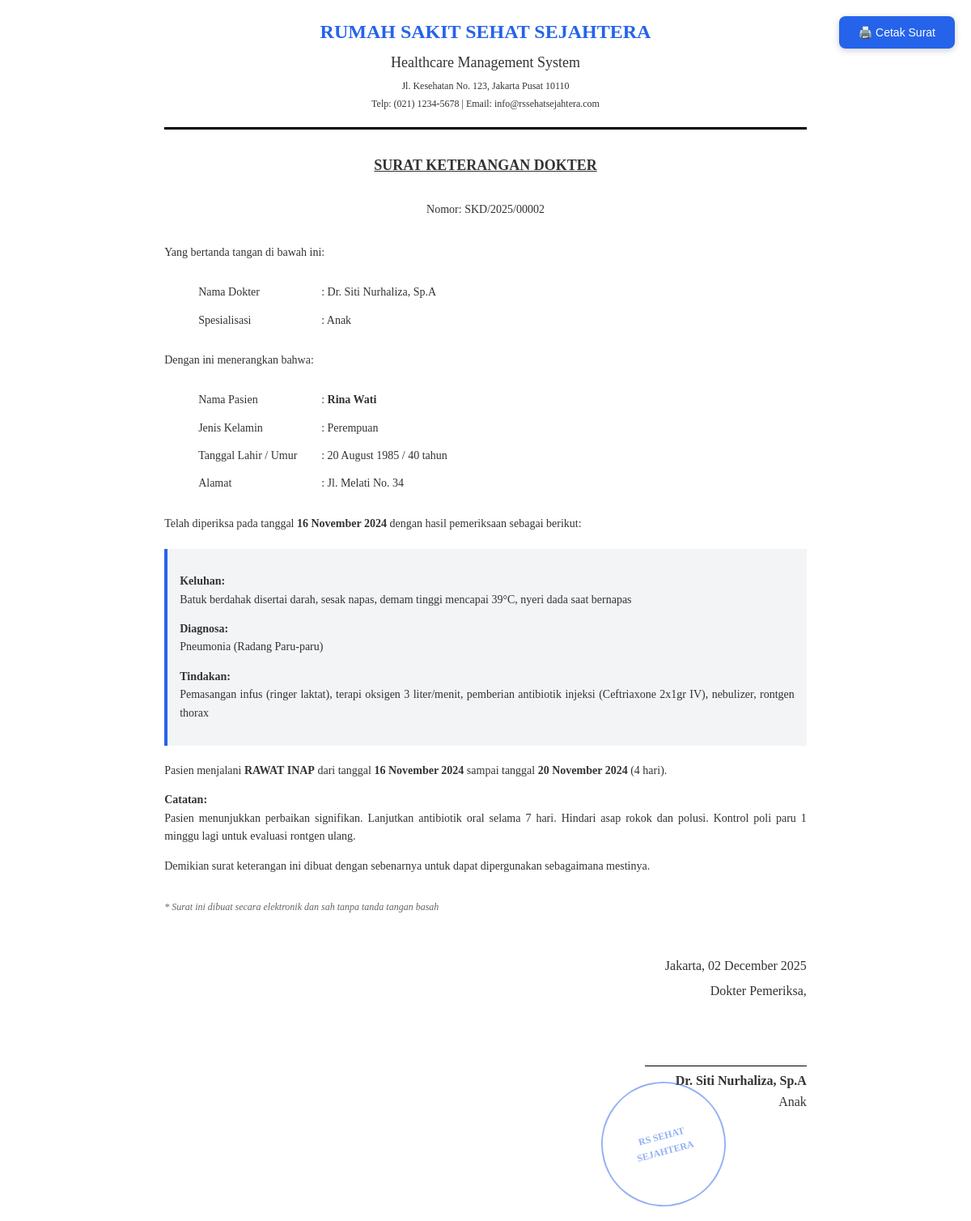
Screenshot of /pages/rekam_medis/surat.php?id=2 with the database file from the repository.
### tables this page shows
CREATE TABLE rekam_medis (
    id_rekam INT PRIMARY KEY AUTO_INCREMENT,
    id_pasien INT NOT NULL,
    id_dokter INT NOT NULL,
    tanggal_periksa DATE NOT NULL,
    jenis_perawatan ENUM('Rawat Jalan', 'Rawat Inap') NOT NULL DEFAULT 'Rawat Jalan',
    tanggal_masuk DATE NULL,
    tanggal_keluar DATE NULL,
    lama_rawat INT DEFAULT 0,
    keluhan TEXT NOT NULL,
    diagnosa TEXT NOT NULL,
    tindakan TEXT,
    id_obat INT,
    jumlah_obat INT DEFAULT 0,
    biaya_konsultasi DECIMAL(10,2) DEFAULT 150000,
    biaya_rawat_inap DECIMAL(10,2) DEFAULT 0,
    biaya_obat DECIMAL(10,2) DEFAULT 0,
    biaya_total DECIMAL(10,2),
    status_pembayaran ENUM('Lunas', 'Belum Lunas') DEFAULT 'Belum Lunas',
    catatan_dokter TEXT,
    created_at TIMESTAMP DEFAULT CURRENT_TIMESTAMP,
    FOREIGN KEY (id_pasien) REFERENCES pasien(id_pasien) ON DELETE CASCADE,
    FOREIGN KEY (id_dokter) REFERENCES dokter(id_dokter) ON DELETE CASCADE,
    FOREIGN KEY (id_obat) REFERENCES obat(id_obat) ON DELETE SET NULL
);

CREATE TABLE dokter (
    id_dokter INT PRIMARY KEY AUTO_INCREMENT,
    nama_dokter VARCHAR(100) NOT NULL,
    spesialisasi VARCHAR(100) NOT NULL,
    no_telp VARCHAR(15),
    alamat TEXT,
    created_at TIMESTAMP DEFAULT CURRENT_TIMESTAMP
);

CREATE TABLE pasien (
    id_pasien INT PRIMARY KEY AUTO_INCREMENT,
    nama_pasien VARCHAR(100) NOT NULL,
    tanggal_lahir DATE NOT NULL,
    jenis_kelamin ENUM('Laki-laki', 'Perempuan') NOT NULL,
    no_telp VARCHAR(15),
    alamat TEXT,
    created_at TIMESTAMP DEFAULT CURRENT_TIMESTAMP
);

### pages/rekam_medis/surat.php (the view, shortened to what this page needs)
<?php
require_once '../../config/database.php';
$id = isset($_GET['id']) ? (int)$_GET['id'] : 0;
$query = "SELECT rm.*,
          p.nama_pasien, p.tanggal_lahir, p.jenis_kelamin, p.alamat as alamat_pasien,
          d.nama_dokter, d.spesialisasi
          FROM rekam_medis rm
          LEFT JOIN pasien p ON rm.id_pasien = p.id_pasien
          LEFT JOIN dokter d ON rm.id_dokter = d.id_dokter
          WHERE rm.id_rekam = $id";
$result = $conn->query($query);
$data = $result->fetch_assoc();
$umur = date_diff(date_create($data['tanggal_lahir']), date_create('today'))->y;
$no_surat = 'SKD/' . date('Y') . '/' . str_pad($id, 5, '0', STR_PAD_LEFT);
?>
<!DOCTYPE html>
<html lang="id">
<head>
</head>
<body>
    <button onclick="window.print()" class="button-print no-print">
        🖨️ Cetak Surat
    </button>
    <div class="header">
        <h1>RUMAH SAKIT SEHAT SEJAHTERA</h1>
        <h2>Healthcare Management System</h2>
        <p>Jl. Kesehatan No. 123, Jakarta Pusat 10110</p>
        <p>Telp: (021) 1234-5678 | Email: info@rssehatsejahtera.com</p>
    </div>
    <div class="title">
        <h3>SURAT KETERANGAN DOKTER</h3>
    </div>
    <div class="nomor">
        Nomor: <?= $no_surat ?>
    </div>
    <div class="content">
        <p>Yang bertanda tangan di bawah ini:</p>
        <div class="data-pasien">
            <table>
                <tr>
                    <td>Nama Dokter</td>
                    <td>: <?= htmlspecialchars($data['nama_dokter']) ?></td>
                </tr>
                <tr>
                    <td>Spesialisasi</td>
                    <td>: <?= htmlspecialchars($data['spesialisasi']) ?></td>
                </tr>
            </table>
        </div>
        <p>Dengan ini menerangkan bahwa:</p>
        <div class="data-pasien">
            <table>
                <tr>
                    <td>Nama Pasien</td>
                    <td>: <strong><?= htmlspecialchars($data['nama_pasien']) ?></strong></td>
                </tr>
                <tr>
                    <td>Jenis Kelamin</td>
                    <td>: <?= $data['jenis_kelamin'] ?></td>
                </tr>
                <tr>
                    <td>Tanggal Lahir / Umur</td>
                    <td>: <?= date('d F Y', strtotime($data['tanggal_lahir'])) ?> / <?= $umur ?> tahun</td>
                </tr>
                <tr>
                    <td>Alamat</td>
                    <td>: <?= htmlspecialchars($data['alamat_pasien']) ?></td>
                </tr>
            </table>
        </div>
        <p>Telah diperiksa pada tanggal <strong><?= date('d F Y', strtotime($data['tanggal_periksa'])) ?></strong> dengan hasil pemeriksaan sebagai berikut:</p>
        <div class="diagnosa-box">
            <p><strong>Keluhan:</strong><br>
            <?= nl2br(htmlspecialchars($data['keluhan'])) ?></p>
            <p style="margin-top: 10px;"><strong>Diagnosa:</strong><br>
            <?= nl2br(htmlspecialchars($data['diagnosa'])) ?></p>
            <?php if($data['tindakan']): ?>
            <p style="margin-top: 10px;"><strong>Tindakan:</strong><br>
            <?= nl2br(htmlspecialchars($data['tindakan'])) ?></p>
            <?php endif; ?>
        </div>
        <?php if($data['jenis_perawatan'] == 'Rawat Inap'): ?>
        <p>Pasien menjalani <strong>RAWAT INAP</strong> dari tanggal <strong><?= date('d F Y', strtotime($data['tanggal_masuk'])) ?></strong>
        <?php if($data['tanggal_keluar']): ?>
        sampai tanggal <strong><?= date('d F Y', strtotime($data['tanggal_keluar'])) ?></strong>
        (<?= $data['lama_rawat'] ?> hari).
        <?php else: ?>
        dan masih dalam perawatan.
        <?php endif; ?>
        </p>
        <?php else: ?>
        <p>Pasien menjalani <strong>RAWAT JALAN</strong>.</p>
        <?php endif; ?>
        <?php if($data['catatan_dokter']): ?>
        <p><strong>Catatan:</strong><br>
        <?= nl2br(htmlspecialchars($data['catatan_dokter'])) ?></p>
        <?php endif; ?>
        <p>Demikian surat keterangan ini dibuat dengan sebenarnya untuk dapat dipergunakan sebagaimana mestinya.</p>
    </div>
    <div class="footer-note">
        * Surat ini dibuat secara elektronik dan sah tanpa tanda tangan basah
    </div>
    <div class="signature">
        <div class="signature-box">
            <p style="margin: 0;">Jakarta, <?= date('d F Y') ?></p>
            <p style="margin: 5px 0 0 0;">Dokter Pemeriksa,</p>
            <div style="position: relative;">
                <div class="stamp no-print">
                    RS SEHAT<br>SEJAHTERA
                </div>
                <div class="signature-line">
                    <strong><?= htmlspecialchars($data['nama_dokter']) ?></strong><br>
                    <?= htmlspecialchars($data['spesialisasi']) ?>
                </div>
            </div>
        </div>
    </div>
</body>
</html>

### pages/rekam_medis/surat.php (style rules this page uses)
body { font-family: 'Times New Roman', Times, serif; line-height: 1.6; color: #333; max-width: 21cm; margin: 0 auto; padding: 20px; }
.header { text-align: center; border-bottom: 3px solid #000; padding-bottom: 15px; margin-bottom: 30px; }
.header h1 { margin: 0; font-size: 24px; color: #2563eb; }
.header h2 { margin: 5px 0; font-size: 18px; font-weight: normal; }
.header p { margin: 3px 0; font-size: 12px; }
.title { text-align: center; margin: 30px 0; }
.title h3 { margin: 0; font-size: 18px; text-decoration: underline; }
.nomor { text-align: center; font-size: 14px; margin-bottom: 30px; }
.content { text-align: justify; font-size: 14px; margin: 20px 0; }
.data-pasien { margin: 20px 0 20px 40px; }
.data-pasien table { width: 100%; max-width: 500px; }
.data-pasien td { padding: 5px 0; }
.data-pasien td:first-child { width: 150px; }
.signature { margin-top: 50px; text-align: right; }
.signature-box { display: inline-block; min-width: 200px; }
.signature-line { margin-top: 80px; border-top: 1px solid #000; padding-top: 5px; }
.stamp { width: 150px; height: 150px; border: 2px solid #2563eb; border-radius: 50%; display: flex; align-items: center; justify-content: center; text-align: center; position: absolute; right: 100px; margin-top: 20px; transform: rotate(-15deg); opacity: 0.5; font-size: 12px; color: #2563eb; font-weight: bold; }
.footer-note { margin-top: 30px; font-size: 12px; font-style: italic; color: #666; }
.diagnosa-box { background: #f3f4f6; padding: 15px; border-left: 4px solid #2563eb; margin: 20px 0; }
.button-print { position: fixed; top: 20px; right: 20px; background: #2563eb; color: white; padding: 12px 24px; border: none; border-radius: 8px; cursor: pointer; font-size: 14px; box-shadow: 0 2px 8px rgba(0,0,0,0.2); }

### rows the page displays
rekam_medis: id_dokter.nama_dokter "Dr. Siti Nurhaliza, Sp.A", id_dokter.spesialisasi "Anak", id_pasien.nama_pasien "Rina Wati", id_pasien.jenis_kelamin "Perempuan", id_pasien.tanggal_lahir "20 August 1985", id_pasien.tanggal_lahir "40", id_pasien.alamat "Jl. Melati No. 34", tanggal_periksa "16 November 2024", keluhan "Batuk berdahak disertai darah, sesak napas, demam tinggi mencapai 39°C, nyeri dada saat bernapas", diagnosa "Pneumonia (Radang Paru-paru)", tindakan "Pemasangan infus (ringer laktat), terapi oksigen 3 liter/menit, pemberian antibiotik injeksi (Ceftriaxone 2x1gr IV), nebulizer, rontgen thorax", tanggal_masuk "16 November 2024", tanggal_keluar "20 November 2024", lama_rawat "4", catatan_dokter "Pasien menunjukkan perbaikan signifikan. Lanjutkan antibiotik oral selama 7 hari. Hindari asap rokok dan polusi. Kontrol poli paru 1 minggu lagi untuk evaluasi rontgen ulang."

### other values shown
$no_surat "SKD/2025/00002"
